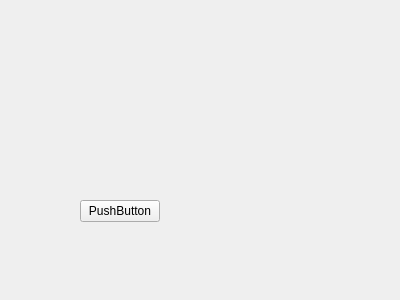
<?xml version="1.0" encoding="UTF-8"?>
<ui version="4.0">
 <class>MenuWindow</class>
 <widget class="QWidget" name="MenuWindow">
  <property name="geometry">
   <rect>
    <x>0</x>
    <y>0</y>
    <width>400</width>
    <height>300</height>
   </rect>
  </property>
  <property name="windowTitle">
   <string>Form</string>
  </property>
  <widget class="QPushButton" name="pushButton">
   <property name="geometry">
    <rect>
     <x>80</x>
     <y>200</y>
     <width>80</width>
     <height>22</height>
    </rect>
   </property>
   <property name="text">
    <string>PushButton</string>
   </property>
  </widget>
 </widget>
 <resources/>
 <connections/>
</ui>
